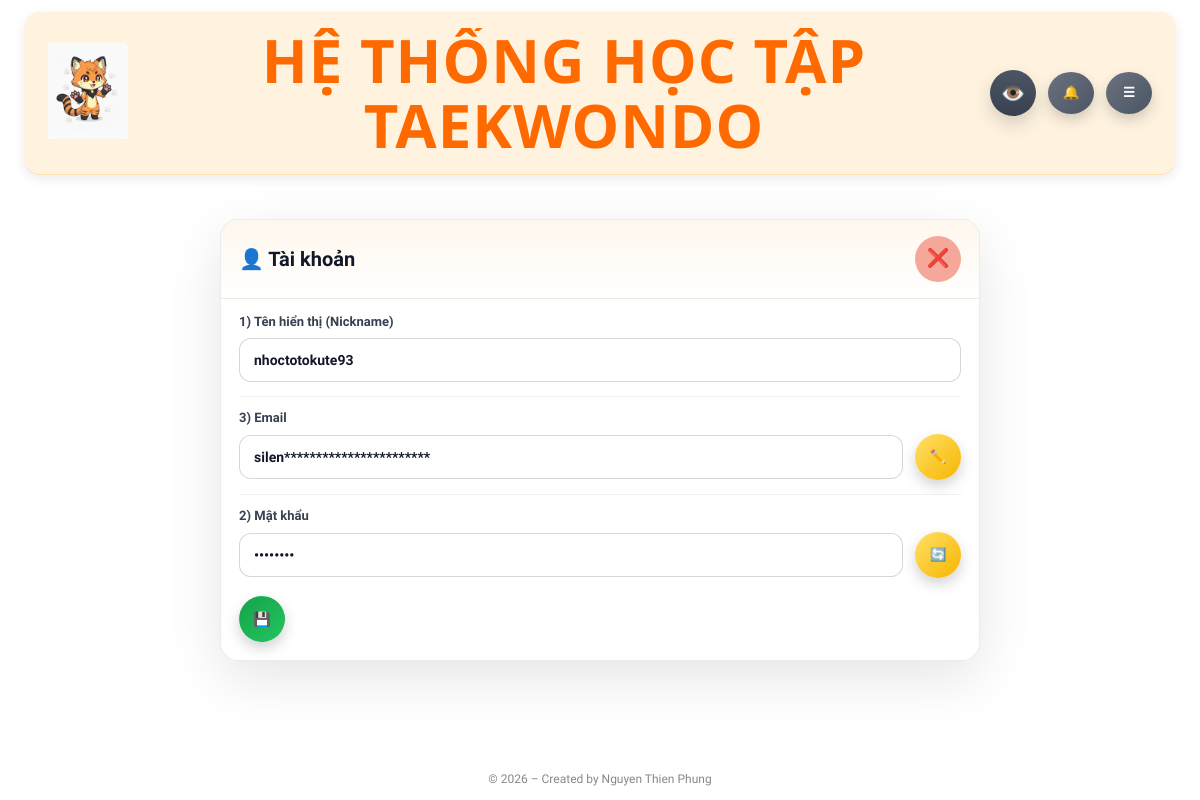
Page /account (signed in) on the committed database.
### Hệ thống ôn tập Taekwondo-DB.py (models this page shows)
class User(db.Model, UserMixin):
    id = db.Column(db.Integer, primary_key=True)
    username = db.Column(db.String(80), unique=True, nullable=False)
    pw_hash = db.Column(db.String(255), nullable=False)
    role = db.Column(db.String(20), default="user")
    is_deleted = db.Column(db.Boolean, default=False)
    email = db.Column(db.String(120))
    nickname = db.Column(db.String(120))
    must_change_password = db.Column(db.Boolean, default=False)
    pref_num_questions = db.Column(db.Integer)
    pref_time_per_q = db.Column(db.Integer)
    last_score = db.Column(db.Integer)
    last_total = db.Column(db.Integer)
    member = db.Column(db.String(20), default="Free")
    play_count = db.Column(db.Integer, default=0)
    created_at = db.Column(SafeDateTime, default=lambda: now_utc().isoformat())
    trial_start = db.Column(SafeDateTime, nullable=True)
    trial_end = db.Column(SafeDateTime, nullable=True)
    status = db.Column(db.String(20), default="pending")
    email_verified = db.Column(db.Boolean, default=False)
    email_verified_at = db.Column(SafeDateTime, nullable=True)
    activation_token = db.Column(db.String(255), nullable=True)
    activation_sent_at = db.Column(SafeDateTime, nullable=True)
    pending_member = db.Column(db.Text, nullable=True)
    pending_member_name = db.Column(db.Text, nullable=True)
    pending_plan_code = db.Column(db.Text, nullable=True)
    pending_months = db.Column(db.Integer, nullable=True)
    pending_amount = db.Column(db.Integer, nullable=True)
    pending_discount = db.Column(db.Integer, nullable=True)
    pending_final_total = db.Column(db.Integer, nullable=True)
    pending_duration_label = db.Column(db.Text, nullable=True)
    pending_memo = db.Column(db.Text, nullable=True)
    pending_at = db.Column(db.Text, nullable=True)
    pending_approve_token = db.Column(db.Text, nullable=True)

### Hệ thống ôn tập Taekwondo-DB.py (the view, shortened to what this page needs)
@app.route("/account", methods=["GET", "POST"])
@login_required
def account():
    return render_template("account.html", force_pw=current_user.must_change_password)

### Hệ thống ôn tập Taekwondo-DB.py (called while the page is built, shortened)
def now_vn():
    return datetime.now(VN_TZ)

def mask_email(value, keep: int = 5):
    if not value:
        return ""
    s = str(value).strip()
    if len(s) <= keep:
        return s
    return s[:keep] + ("*" * (len(s) - keep))

@app.before_request
def force_change_password():
    if not current_user.is_authenticated:
        return
    allowed = [
        "account",
        "account_change_password",
        "logout",
        "static"
    ]
    if current_user.must_change_password:
        if request.endpoint not in allowed:
            return redirect(url_for("account"))

@app.context_processor
def inject_year():
    return {"current_year": datetime.now().year}

@app.context_processor
def inject_header_notifications():
    items = []
    unread_count = 0
    try:
        if current_user.is_authenticated:
            cleanup_old_notifications(30)
            if current_user.role == "admin":
                all_admin_items = (
                    Notification.query
                    .filter_by(role="admin")
                    .order_by(Notification.created_at.desc(), Notification.id.desc())
                    .all()
                )
                sorted_items = sorted(all_admin_items, key=admin_notification_priority)
                items = sorted_items[:10]
                unread_count = sum(1 for x in all_admin_items if not x.is_read)
    except Exception as e:
        print("[inject_header_notifications] ERROR:", e)
    return dict(
        header_notifications=items,
        header_notification_unread=unread_count
    )

@app.context_processor
def inject_member_plan_cards():
    try:
        if current_user.is_authenticated:
            return {
                "member_plan_cards": build_member_plan_cards_for_user(current_user),
                "payment_bank_setting": get_active_bank_setting(),
            }
    except Exception as e:
        print("[inject_member_plan_cards] ERROR:", e)
    return {
        "member_plan_cards": [],
        "payment_bank_setting": get_active_bank_setting(),
    }

def cleanup_old_notifications(days=30):
    cutoff = now_vn() - timedelta(days=days)
    try:
        old_items = Notification.query.filter(Notification.created_at < cutoff).all()
        if old_items:
            for n in old_items:
                db.session.delete(n)
            db.session.commit()
    except Exception as e:
        db.session.rollback()
        print("[cleanup_old_notifications] ERROR:", e)

### templates/account.html (shortened to what this page needs)
{% extends "base.html" %}
{% block page_css %}
  <link rel="stylesheet" href="{{ url_for('static', filename='css/account.css', v=APP_VERSION) }}">
{% endblock %}
{% block content %}
<div class="account-page">
  <div class="account-card">
    <div class="account-header">
      <h2 class="account-title">👤 Tài khoản</h2>
      <a class="ui-close" href="{{ url_for('sets') }}" aria-label="Quay lại" title="Thoát">❌</a>
    </div>
    <form method="POST" action="{{ url_for('account') }}" class="account-form">
      <div class="account-field">
        <label class="ui-label" for="nickname">1) Tên hiển thị (Nickname)</label>
        <div class="ui-input-wrap">
          <input class="ui-input"
                 id="nickname"
                 type="text"
                 name="nickname"
                 value="{{ current_user.nickname or current_user.username }}"
                 placeholder="Nhập tên hiển thị...">
        </div>
      </div>
      <div class="account-divider"></div>
      <div class="account-field">
        <label class="ui-label">3) Email</label>
        <div class="account-row">
          <div class="ui-input-wrap">
            <input class="ui-input" type="text" value="{{ current_user.email|mask_email }}" disabled>
          </div>
          <button type="button"
                  class="ui-icon-btn ui-icon-btn--warn"
                  id="btnOpenEmail"
                  aria-label="Đổi email"
                  title="Đổi email">✏️</button>
        </div>
      </div>
      <div class="account-divider"></div>
      <div class="account-field">
        <label class="ui-label">2) Mật khẩu</label>
        <div class="account-row">
          <div class="ui-input-wrap">
            <input class="ui-input" type="password" value="********" disabled>
          </div>
          <button type="button"
                  class="ui-icon-btn ui-icon-btn--warn"
                  id="btnOpenPw"
                  aria-label="Đổi mật khẩu"
                  title="Đổi mật khẩu">🔄</button>
        </div>
      </div>
      <div class="account-actions">
        <button class="ui-btn ui-btn--success" type="submit" title="Lưu">💾</button>
      </div>
    </form>
  </div>
</div>
{% endblock %}

### static/css/base.css (style rules this page uses)
* { box-sizing: border-box; font-family: Arial, Helvetica, sans-serif; }
html, body { margin:0; padding:0; height:100%; overflow:auto; }
body { min-height: 100vh; font-family: "Segoe UI", sans-serif; color: #222; background: none; }
a { text-decoration: none; color: #2563eb; }
:root { --font-main: "Be Vietnam Pro", system-ui, -apple-system, "Segoe UI", Roboto, "Helvetica Neue", Arial, "Noto Sans", "Liberation Sans", sans-serif; }
html, body { font-family: var(--font-main) !important; text-rendering: geometricPrecision; -webkit-font-smoothing: antialiased; -moz-osx-font-smoothing: grayscale; }
*, *::before, *::after { font-family: inherit; }
button, input, select, textarea { font-family: inherit !important; }
h1, h2, h3, h4, h5, h6 { font-family: inherit !important; }
small, label, a, p, span, li { font-family: inherit !important; }

### static/css/layout.css (style rules this page uses)
.ui-icon-btn { display: inline-flex; align-items: center; justify-content: center; min-width: 46px; height: 46px; padding: 0; }
.header-noti-btn, .header-menu-btn, .ui-icon-btn { line-height: 1; vertical-align: middle; }
.ui-icon-btn { display: inline-flex; align-items: center; justify-content: center; width: 46px; height: 46px; min-width: 46px; border-radius: 999px; padding: 0; }

### static/css/login.css (style rules this page uses)
.ui-btn { display:inline-flex; align-items:center; justify-content:center; gap: 8px; padding: 10px 12px; border-radius: 12px; font-weight: 700; border: 1px solid rgba(0,0,0,0.10); text-decoration:none; cursor:pointer; }

### static/css/ui.css (style rules this page uses)
:root { --ui-radius-pill: 999px; --ui-radius-12: 12px; --ui-radius-14: 14px; --ui-radius-18: 18px; --ui-blue-1:#2563eb; --ui-blue-2:#3b82f6; --ui-green-1:#16a34a; --ui-green-2:#22c55e; --ui-red-1:#ef4444; --ui-red-2:#dc2626; --ui-gray-1:#6b7280; --ui-gray-2:#4b5563; --ui-yellow-1:#ffe066; --ui-yellow-2:#f7b500; --ui-pink-1:#fda4af; --ui-pink-2:#fb7185; --ui-shadow-main: 0 6px 14px rgba(0,0,0,.18); --ui-shadow-soft: 0 14px 30px rgba(0,0,0,.10); --ui-focus-ring: 0 0 0 4px rgba(37,99,235,.14); }
.ui-btn { appearance:none; border: 1px solid transparent; cursor:pointer; display:inline-flex; align-items:center; justify-content:center; gap:8px; height: 46px; width:46px; padding: 0 18px; border-radius: var(--ui-radius-pill); font-size:14px; font-weight:900; line-height:1; color:#fff; background:linear-gradient(135deg,var(--ui-blue-1),var(--ui-blue-2)); box-shadow: var(--ui-shadow-main); transition: transform .16s ease, filter .16s ease, box-shadow .16s ease; text-decoration: none; user-select: none; box-sizing: border-box; }
.ui-btn--success { background:linear-gradient(135deg,var(--ui-green-1),var(--ui-green-2)); }
.ui-icon-btn { width:42px; height:42px; border-radius:50%; border:none; cursor:pointer; display:flex; align-items:center; justify-content:center; font-weight:900; color:#fff; box-shadow:var(--ui-shadow-main); transition:transform .18s ease, filter .18s ease; }
.ui-icon-btn--warn { background:linear-gradient(135deg,var(--ui-yellow-1),var(--ui-yellow-2)); color:#5a3a00; }
.ui-close { width:46px; height:46px; border-radius:50%; border:none; cursor:pointer; display:flex; align-items:center; justify-content:center; background:#F5A89A; color:#ef4444; font-size:18px; font-weight:900; transition:transform .18s ease, background .18s ease, color .18s ease; }
.ui-label { display: inline-block; font-weight: 900; font-size: 13px; color: #374151; }
.ui-input-wrap { position: relative; width: 100%; }
.ui-input { width: 100%; height: 44px; padding: 0 14px; border-radius: 12px; border: 1px solid rgba(0,0,0,0.16); background: rgba(255,255,255,0.95); color: #111827; font-size: 14px; font-weight: 700; box-sizing: border-box; }
.ui-input::placeholder { color: rgba(17,24,39,0.45); font-weight: 600; }

### static/css/result.css (style rules this page uses)
:root { --rs-text: #111827; --rs-muted:#6b7280; --rs-red:#e53935; --rs-orange:#ea580c; --rs-border:#e5e7eb; --rs-card:#ffffff; --rs-soft-blue:#f7fbff; --rs-soft-blue-bd:#e3eef8; --rs-shadow: 0 20px 50px rgba(0,0,0,.18); }

### static/css/mobile.css (style rules this page uses)
:root { --m-gap: 12px; --m-gap-sm: 10px; --m-radius: 14px; --m-radius-lg: 18px; --m-font-xs: 12px; --m-font-sm: 13px; --m-font-md: 14px; --m-font-lg: 16px; --m-font-xl: 18px; --m-font-2xl: 22px; --m-header-h: 74px; --m-btn-h: 44px; --m-input-h: 44px; }
html { -webkit-text-size-adjust: 100%; }

### rows in the picture
User: nickname "nhoctotokute93", email|mask_email "silen***********************"
